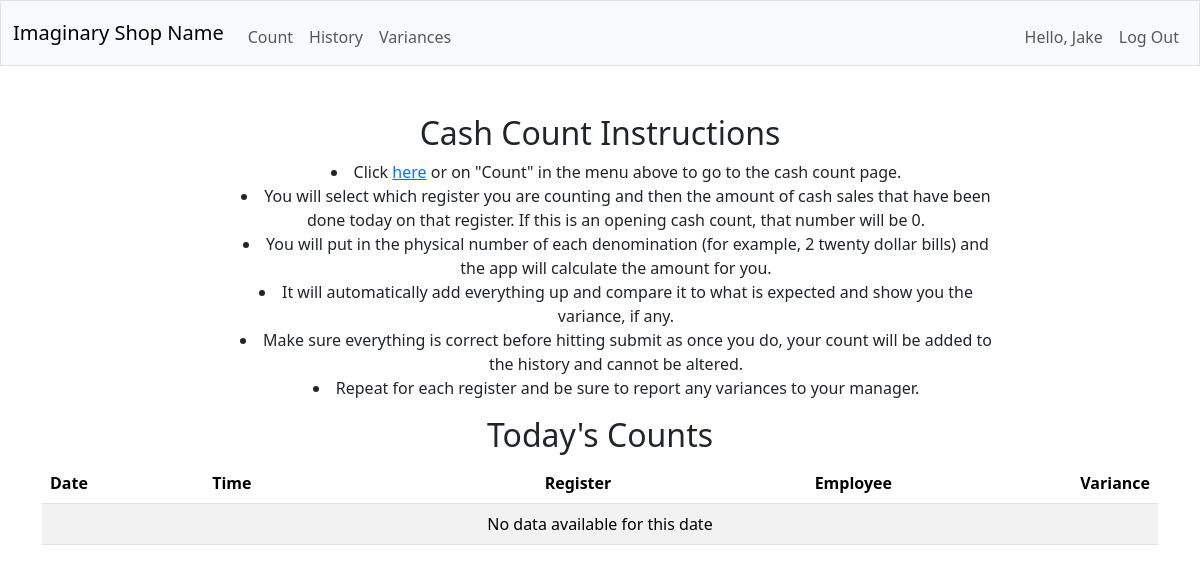
The page / (signed in) on the database as committed earlier.
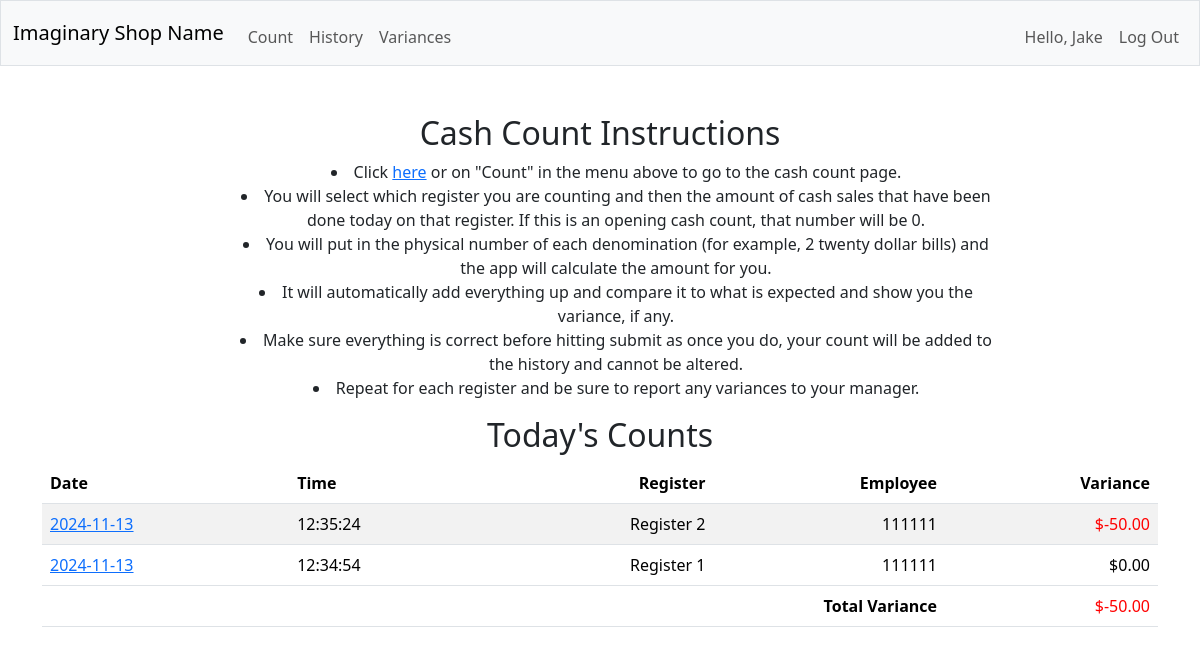
The same page on the database as committed later.
### tables this page shows
CREATE TABLE history (
user_id INTEGER NOT NULL,
id INTEGER PRIMARY KEY AUTOINCREMENT NOT NULL,
date DATE,
time TIME,
register INTEGER NOT NULL,
hundred INTEGER NOT NULL,
fifty INTEGER NOT NULL,
twenty INTEGER NOT NULL,
ten INTEGER NOT NULL,
five INTEGER NOT NULL,
one INTEGER NOT NULL,
quarter INTEGER NOT NULL,
dime INTEGER NOT NULL,
nickel INTEGER NOT NULL,
penny INTEGER NOT NULL,
total FLOAT NOT NULL,
expected FLOAT NOT NULL,
variance FLOAT NOT NULL
);

### app.py (the view)
@app.route("/")
@login_required
def hello_world():
    first_name = session.get('first_name')
    history = db.execute(
        "SELECT user_id, id, register, date, time, variance FROM history WHERE DATE(date) = DATE('now') ORDER BY date DESC, time DESC"
    )
    var = db.execute(
        "SELECT SUM(variance) FROM history WHERE DATE(date) = DATE('now')"
    )
    sum_variance=var[0]['SUM(variance)']
    print("print", sum_variance)
    return render_template("index.html", history=history, sum_variance=sum_variance, first_name=first_name)

### app.py (called while the page is built)
def usd(value):
    return f"${float(value):,.2f}"

@app.after_request
def after_request(response):
    response.headers["Cache-Control"] = "no-cache, no-store, must-revalidate"
    response.headers["Expires"] = 0
    response.headers["Pragma"] = "no-cache"
    return response

def login_required(f):
    @wraps(f)
    def decorated_function(*args, **kwargs):
        if session.get("user_id") is None:
            return redirect("/login")
        return f(*args, **kwargs)
    return decorated_function

### templates/index.html (shortened to what this page needs)
{% extends "layout.html" %}
{% block main %}
    <h1>Cash Count Instructions</h1>
        <ul>
            <li class="instructions">Click <a href="/count.html">here</a> or on "Count" in the menu above to go to the cash count page.</li>
            <li class="instructions">You will select which register
                you are counting and then the amount of cash sales that have been done today on that register. If this is an opening cash count,
                that number will be 0.</li>
            <li class="instructions">You will put in the physical number of each denomination (for example, 2 twenty dollar bills) and the app
                will calculate the amount for you.</li>
            <li class="instructions">It will automatically add everything up and compare it to what is expected and show you the variance, if any.</li>
            <li class="instructions">Make sure everything is correct before hitting submit as once you do, your count will be added to the history and cannot be altered.</li>
            <li class="instructions">Repeat for each register and be sure to report any variances to your manager.</li>
        </ul>
    <h2>Today's Counts</h2>
    <table class="table table-striped">
        <thead>
            <tr>
                <th class="text-start">Date</th>
                <th class="text-start">Time</th>
                <th class="text-end">Register</th>
                <th class="text-end">Employee</th>
                <th class="text-end">Variance</th>
            </tr>
        </thead>
        <form action="/view-count" method="get">
            <tbody>
                {% if history %}
                    {% for row in history %}
                    <tr>
                        <td class="text-start"><a href="/view-count?id={{ row.id }}">{{ row.date }}</a></td>
                        <td class="text-start">{{ row.time }}</td>
                        {% if row.register == 'reg-1' %}
                            <td class="text-end">Register 1</td>
                        {% endif %}
                        {% if row.register == 'reg-2' %}
                            <td class="text-end">Register 2</td>
                        {% endif %}
                        <td class="text-end">{{ row.user_id }}</td>
                        {% if row.variance is not none %}
                            <td class="text-end var">{{ row.variance | usd }}</td>
                        {% else %}
                            <td class="text-end var">{{ row.variance }}</td>
                        {% endif %}
                    </tr>
                    {% endfor %}
                {% else %}
                    <tr>
                        <td colspan="5">No data available for this date</td>
                    </tr>
                {% endif %}
            </tbody>
        </form>
        <tfoot>
            {% if sum_variance %}
            <tr>
                <th class="text-end" colspan="4">Total Variance</th>
                <td class="text-end" id="total-var">{{ sum_variance | usd }}</td>
            </tr>
            {% endif %}
        </tfoot>
    </table>
{% endblock %}

Rows that differ between the two databases and show on the page:
added history: date "2024-11-13", time "12:35:24", register "Register 2", user_id "111111", variance "$-50.00"
added history: date "2024-11-13", time "12:34:54", register "Register 1", user_id "111111", variance "$0.00"
Other text that changed with them:
{{ sum_variance | usd }}: (not shown) → "$-50.00"
text no longer shown: "No data available for this date"
text now shown: "Total Variance"
